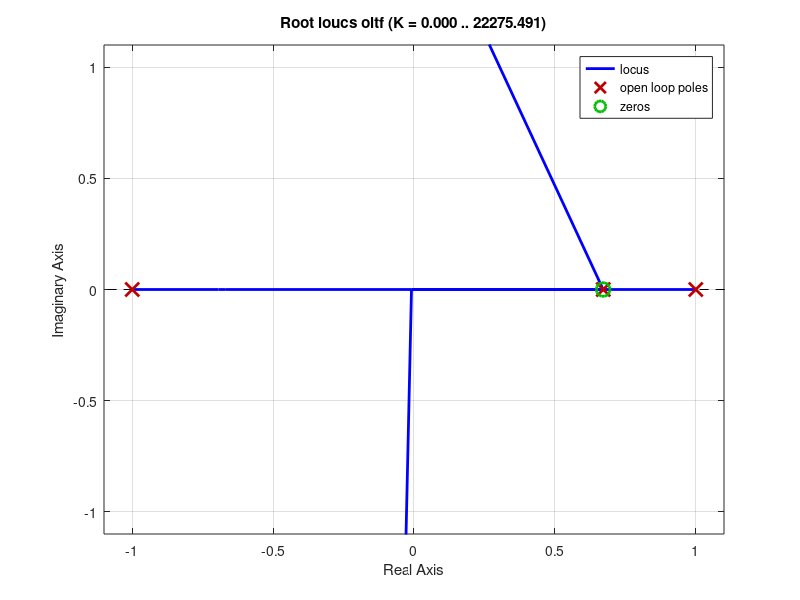
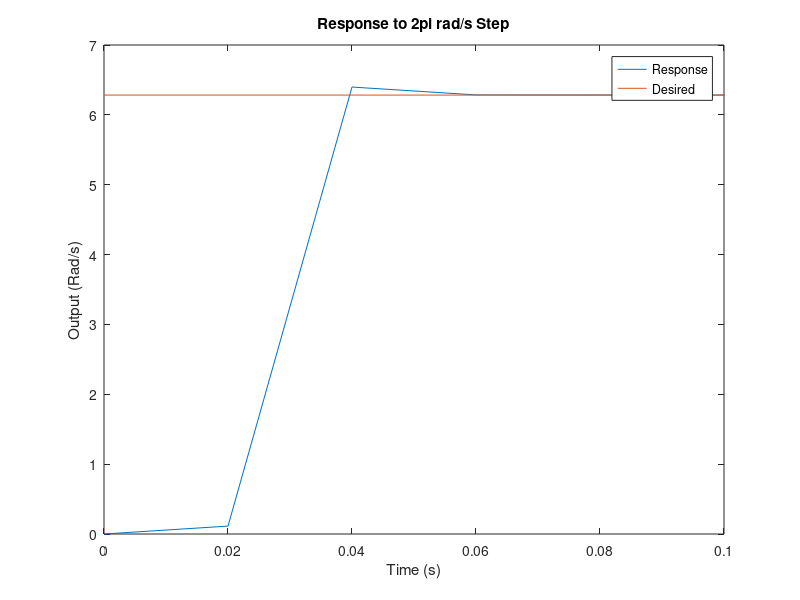
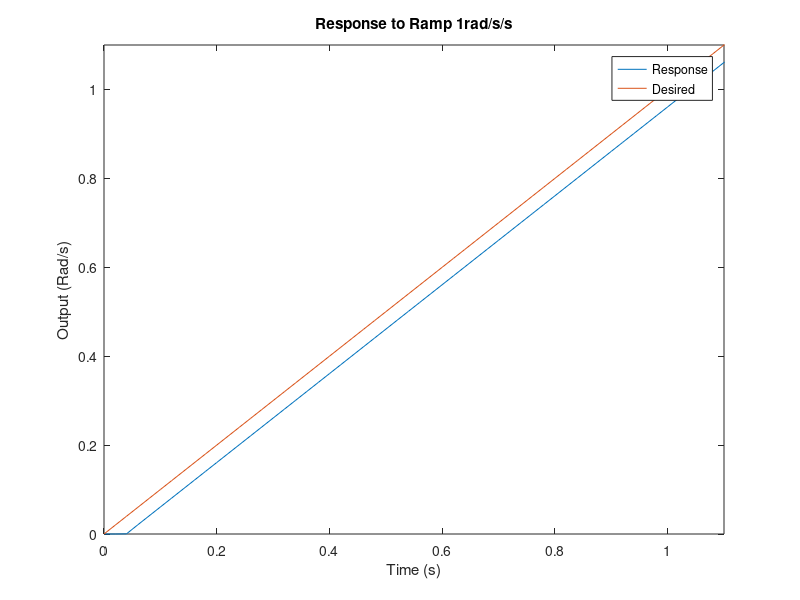

The MATLAB source for these figures, in order:
clc; close all; clear all;
a=-.6713;
b1=1 
b2=-1;
G=tf([.0228 1.2666],[1 -.6714],1/50);
D=tf([1 a],poly([b2 b1]),1/50);
t=0:0.02:10;
oltf=series(G,D)
rlocus(oltf)
xlim([-1.1 1.1]);ylim([-1.1 1.1])
figure
cltf=feedback(series(.79*G,D),1)
step1=2*pi*ones(1,length(t));
[y1,t]=lsim(cltf,step1,t)
plot(t,y1,t,step1)
xlim([0 .1])
xlabel('Time (s)')
ylabel('Output (Rad/s)')
title('Response to 2pi rad/s Step')
legend('Response','Desired')
figure
alpha=1;
ramp=alpha*t       
[y2,t]=lsim(cltf,ramp,t)
plot(t,y2,t,ramp)
xlim([0 1.1]);ylim([0 1.1])
xlabel('Time (s)')
ylabel('Output (Rad/s)')
title('Response to Ramp 1rad/s/s')
legend('Response','Desired')

tr=.1
mp=.2
Ts=1/50
wn=1.8/tr
x = wn*(Ts)/pi
z=sqrt(((log(mp)^2))/((log(mp)^2) + pi*pi))
ts=4/(z*wn)
mag = exp(-8*Ts)

%zgrid(z,wn/Ts)
%hold on
%zgrid on
%hold off